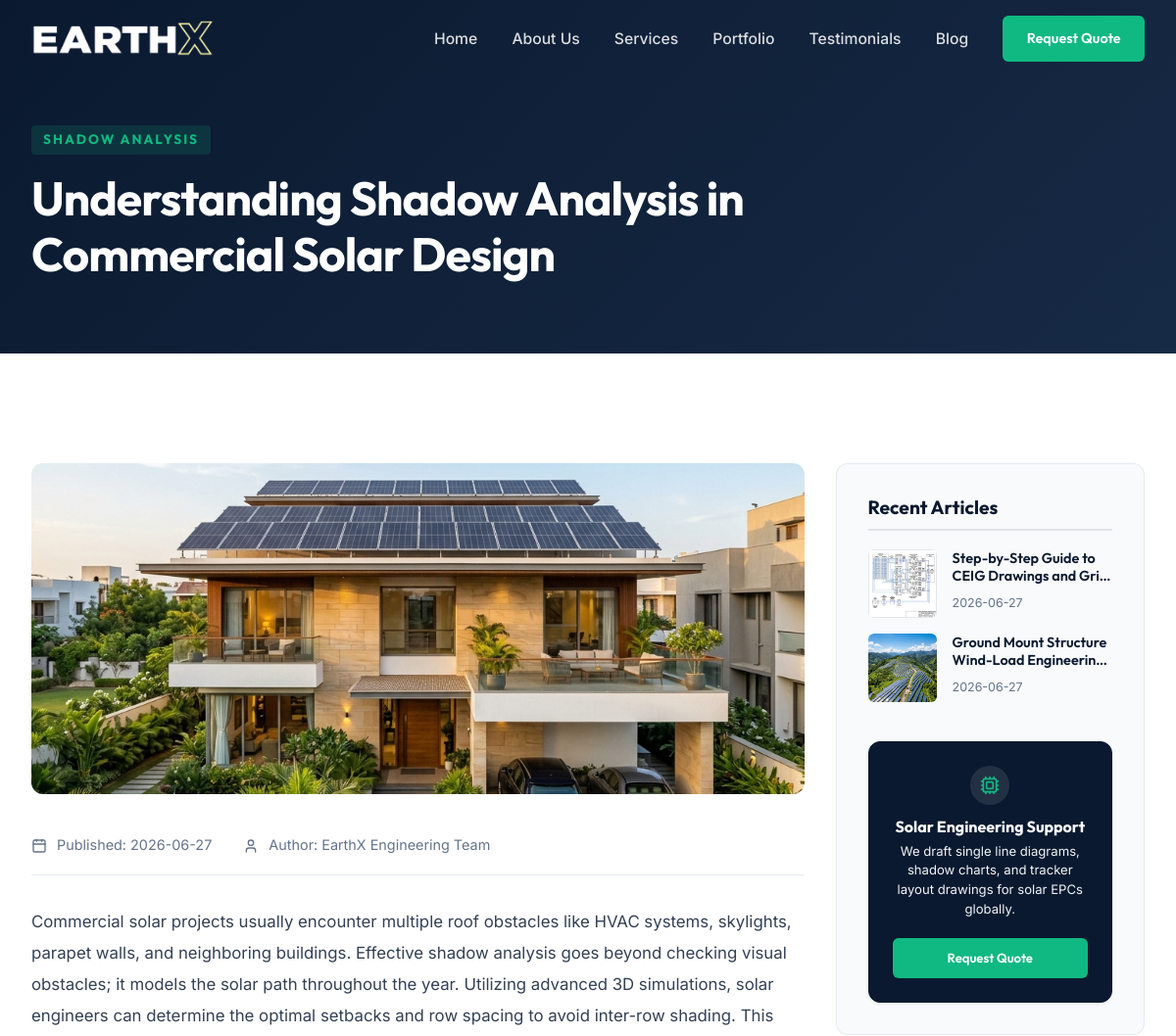
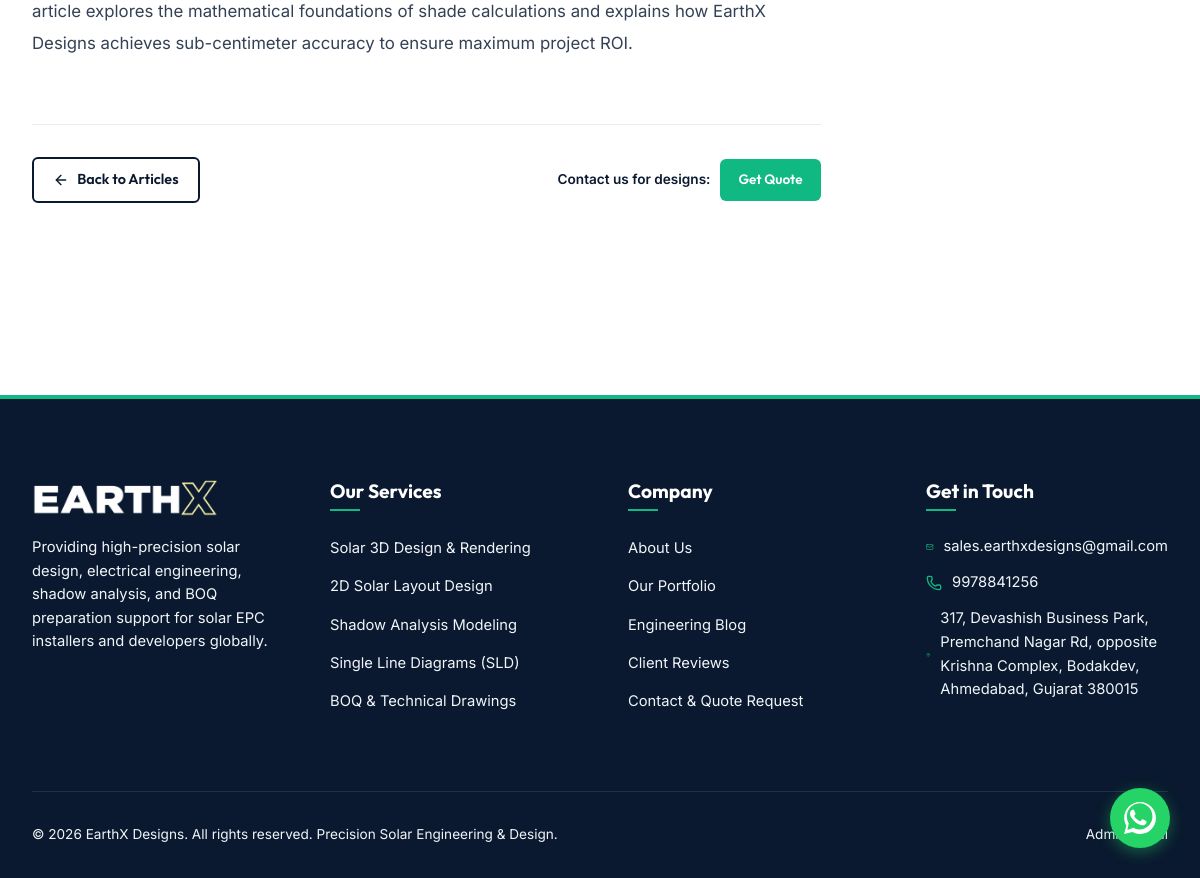
/blog/understanding-shadow-analysis-commercial-solar, run on the app's committed database (2 pictures, top to bottom).
### tables this page shows
CREATE TABLE blog_posts (
    id INTEGER PRIMARY KEY AUTOINCREMENT,
    title TEXT NOT NULL,
    slug TEXT UNIQUE NOT NULL,
    category TEXT NOT NULL, -- e.g., Solar Design, Solar Engineering, etc.
    content TEXT NOT NULL,
    excerpt TEXT NOT NULL,
    featured_image TEXT NOT NULL,
    status TEXT DEFAULT 'published', -- 'draft', 'published'
    created_at TIMESTAMP DEFAULT CURRENT_TIMESTAMP
);

### app.py (the view)
@app.route('/blog/<slug>')
def blog_detail(slug):
    conn = get_db_connection()
    post = conn.execute('SELECT * FROM blog_posts WHERE slug = ? AND status = "published"', (slug,)).fetchone()
    if not post:
        conn.close()
        return "Blog article not found", 404
    recent = conn.execute('SELECT * FROM blog_posts WHERE slug != ? AND status = "published" ORDER BY created_at DESC LIMIT 3', (slug,)).fetchall()
    conn.close()
    return render_template('blog_detail.html', post=post, recent=recent)

### app.py (called while the page is built)
@app.context_processor
def inject_global_data():
    return {
        'now': datetime.datetime.now()
    }

### database.py (called while the page is built)
def get_db_connection():
    conn = sqlite3.connect(DB_PATH)
    conn.row_factory = sqlite3.Row
    conn.execute("PRAGMA foreign_keys = ON;")
    return conn

### templates/blog_detail.html (shortened to what this page needs)
{% extends 'base.html' %}
{% block content %}
<section class="page-hero" style="text-align: left; padding: 8rem 0 4rem 0;">
    <div class="container">
        <span class="section-tag" style="background: rgba(16, 185, 129, 0.15); color: var(--accent); padding: 4px 12px; border-radius: 4px; display: inline-block; margin-bottom: 1rem;">
            {{ post.category }}
        </span>
        <h1 style="font-size: clamp(2rem, 4vw, 3rem); line-height: 1.2; max-width: 900px; color: #FFFFFF;">
            {{ post.title }}
        </h1>
    </div>
</section>
<section class="section-padding" style="background-color: #FFFFFF;">
    <div class="container">
        <div class="blog-detail-layout grid">
            <div>
                <div class="blog-main-image">
                    <img src="{{ post.featured_image }}" alt="{{ post.title }}">
                </div>
                <div class="blog-meta-details">
                    <span>
                        <i data-lucide="calendar" style="width: 16px; height: 16px; display: inline-block; vertical-align: middle; margin-right: 6px;"></i>
                        Published: {{ post.created_at.split(' ')[0] }}
                    </span>
                    <span>
                        <i data-lucide="user" style="width: 16px; height: 16px; display: inline-block; vertical-align: middle; margin-right: 6px;"></i>
                        Author: EarthX Engineering Team
                    </span>
                </div>
                <article class="blog-rich-content">
                    {% for paragraph in post.content.split('\n\n') %}
                        {% if paragraph.strip() %}
                            {% if paragraph.strip().startswith('##') %}
                                <h2>{{ paragraph.replace('##', '').strip() }}</h2>
                            {% elif paragraph.strip().startswith('###') %}
                                <h3>{{ paragraph.replace('###', '').strip() }}</h3>
                            {% elif paragraph.strip().startswith('>') %}
                                <blockquote>{{ paragraph.replace('>', '').strip() }}</blockquote>
                            {% else %}
                                <p>{{ paragraph.strip() }}</p>
                            {% endif %}
                        {% endif %}
                    {% endfor %}
                </article>
                <div style="margin-top: 4rem; border-top: 1px solid rgba(226, 232, 240, 0.8); padding-top: 2rem; display: flex; justify-content: space-between; align-items: center; flex-wrap: wrap; gap: 1rem;">
                    <a href="{{ url_for('blog') }}" class="btn btn-outline" style="padding: 0.6rem 1.2rem; font-size: 0.9rem;">
                        <i data-lucide="arrow-left" style="width: 16px; height: 16px;"></i>
                        <span>Back to Articles</span>
                    </a>
                    <div style="display: flex; gap: 10px; align-items: center;">
                        <span style="font-size: 0.85rem; font-weight: 600; color: var(--primary);">Contact us for designs:</span>
                        <a href="{{ url_for('contact') }}" class="btn btn-primary" style="padding: 0.5rem 1rem; font-size: 0.85rem;">Get Quote</a>
                    </div>
                </div>
            </div>
            <aside class="blog-sidebar">
                <div class="sidebar-widget">
                    <h3>Recent Articles</h3>
                    {% for r in recent %}
                    <div class="recent-post-item">
                        <div class="recent-post-thumb">
                            <img src="{{ r.featured_image }}" alt="{{ r.title }}">
                        </div>
                        <div class="recent-post-info">
                            <h4><a href="{{ url_for('blog_detail', slug=r.slug) }}">{{ r.title }}</a></h4>
                            <span>{{ r.created_at.split(' ')[0] }}</span>
                        </div>
                    </div>
                    {% endfor %}
                </div>
                <div class="why-card" style="background-color: var(--primary); color: var(--bg-white); border-color: var(--primary); padding: 1.5rem; text-align: center; border-radius: var(--radius-md);">
                    <div class="why-card-icon" style="background-color: rgba(255,255,255,0.1); color: var(--accent); margin-bottom: 12px; padding: 10px; border-radius: 50%;">
                        <i data-lucide="cpu" style="width: 20px; height: 20px;"></i>
                    </div>
                    <h4 style="color: #FFFFFF; font-size: 1rem; margin-bottom: 6px;">Solar Engineering Support</h4>
                    <p style="color: var(--text-light); font-size: 0.82rem; line-height: 1.5; margin-bottom: 1.2rem;">We draft single line diagrams, shadow charts, and tracker layout drawings for solar EPCs globally.</p>
                    <a href="{{ url_for('contact') }}" class="btn btn-primary" style="width: 100%; font-size: 0.82rem; padding: 0.5rem;">Request Quote</a>
                </div>
            </aside>
        </div>
    </div>
</section>
{% endblock %}

### data on the page
blog_posts: category "SHADOW ANALYSIS", title "Understanding Shadow Analysis in Commercial Solar Design", featured_image (picture), created_at "2026-06-27", strip "Commercial solar projects usually encounter multiple roof obstacles like HVAC systems, skylights, parapet walls, and neighboring buildings. Effective shadow analysis goes beyond checking visual obstacles; it models the solar path throughout the year. Utilizing advanced 3D simulations, solar engineers can determine the optimal setbacks and row spacing to avoid inter-row shading. This article explores the mathematical foundations of shade calculations and explains how EarthX Designs achieves sub-centimeter accuracy to ensure maximum project ROI."
blog_posts: featured_image (picture), title "Step-by-Step Guide to CEIG Drawings and…", created_at "2026-06-27"
blog_posts: featured_image (picture), title "Ground Mount Structure Wind-Load…", created_at "2026-06-27"
